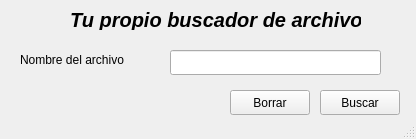
<?xml version="1.0" encoding="UTF-8"?>
<ui version="4.0">
 <class>Buscardor</class>
 <widget class="QMainWindow" name="Buscardor">
  <property name="geometry">
   <rect>
    <x>0</x>
    <y>0</y>
    <width>416</width>
    <height>139</height>
   </rect>
  </property>
  <property name="minimumSize">
   <size>
    <width>416</width>
    <height>139</height>
   </size>
  </property>
  <property name="maximumSize">
   <size>
    <width>416</width>
    <height>139</height>
   </size>
  </property>
  <property name="windowTitle">
   <string>MainWindow</string>
  </property>
  <widget class="QWidget" name="centralwidget">
   <widget class="QLabel" name="label">
    <property name="geometry">
     <rect>
      <x>70</x>
      <y>10</y>
      <width>291</width>
      <height>20</height>
     </rect>
    </property>
    <property name="font">
     <font>
      <pointsize>15</pointsize>
      <weight>75</weight>
      <italic>true</italic>
      <bold>true</bold>
     </font>
    </property>
    <property name="text">
     <string>Tu propio buscador de archivos</string>
    </property>
   </widget>
   <widget class="QLineEdit" name="lblNombre">
    <property name="geometry">
     <rect>
      <x>170</x>
      <y>50</y>
      <width>211</width>
      <height>25</height>
     </rect>
    </property>
   </widget>
   <widget class="QLabel" name="label_2">
    <property name="geometry">
     <rect>
      <x>20</x>
      <y>50</y>
      <width>141</width>
      <height>20</height>
     </rect>
    </property>
    <property name="text">
     <string>Nombre del archivo</string>
    </property>
   </widget>
   <widget class="QPushButton" name="pushButton">
    <property name="geometry">
     <rect>
      <x>320</x>
      <y>90</y>
      <width>80</width>
      <height>25</height>
     </rect>
    </property>
    <property name="text">
     <string>Buscar</string>
    </property>
   </widget>
   <widget class="QPushButton" name="pushButton_2">
    <property name="geometry">
     <rect>
      <x>230</x>
      <y>90</y>
      <width>80</width>
      <height>25</height>
     </rect>
    </property>
    <property name="text">
     <string>Borrar</string>
    </property>
   </widget>
  </widget>
  <widget class="QStatusBar" name="statusbar"/>
 </widget>
 <resources/>
 <connections>
  <connection>
   <sender>pushButton</sender>
   <signal>clicked()</signal>
   <receiver>Buscardor</receiver>
   <slot>buscar()</slot>
   <hints>
    <hint type="sourcelabel">
     <x>350</x>
     <y>96</y>
    </hint>
    <hint type="destinationlabel">
     <x>405</x>
     <y>69</y>
    </hint>
   </hints>
  </connection>
  <connection>
   <sender>pushButton_2</sender>
   <signal>clicked()</signal>
   <receiver>Buscardor</receiver>
   <slot>borrar()</slot>
   <hints>
    <hint type="sourcelabel">
     <x>274</x>
     <y>98</y>
    </hint>
    <hint type="destinationlabel">
     <x>178</x>
     <y>95</y>
    </hint>
   </hints>
  </connection>
 </connections>
 <slots>
  <slot>buscar()</slot>
  <slot>borrar()</slot>
 </slots>
</ui>
